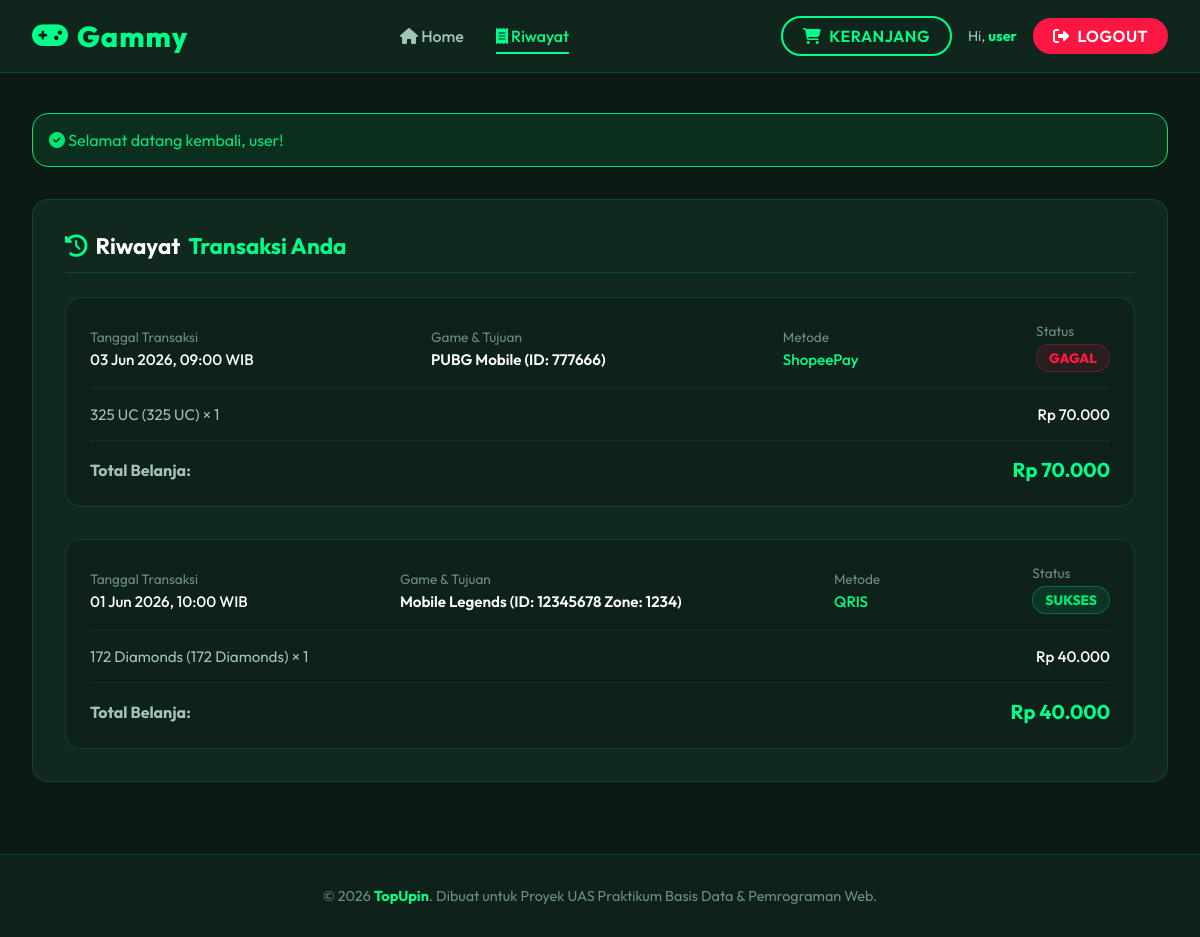
The page /pages/history.php (signed in) on the database its author committed.
### tables this page shows
CREATE TABLE IF NOT EXISTS transactions (
    id_transaksi INT PRIMARY KEY AUTO_INCREMENT,
    id_user INT NOT NULL,
    game_account_id VARCHAR(50) NOT NULL,
    game_zone_id VARCHAR(50),
    tgl_transaksi DATETIME DEFAULT CURRENT_TIMESTAMP,
    total_harga INT NOT NULL,
    status ENUM('pending', 'sukses', 'gagal') DEFAULT 'pending',
    metode_pembayaran VARCHAR(50),
    FOREIGN KEY (id_user) REFERENCES users(id_user) ON DELETE CASCADE
);

### pages/history.php (the view, shortened to what this page needs)
<?php
require_once '../config/database.php';
include '../includes/header.php';
$username = $_SESSION['user']['username'];
$transactions = [];
try {
    $stmt = $pdo->prepare("
        SELECT * FROM view_laporan_transaksi
        WHERE username = ?
        ORDER BY tgl_transaksi DESC
    ");
    $stmt->execute([$username]);
    $rows = $stmt->fetchAll();
    foreach ($rows as $row) {
        $id = $row['id_transaksi'];
        if (!isset($transactions[$id])) {
            $transactions[$id] = [
                'id_transaksi' => $row['id_transaksi'],
                'tgl_transaksi' => $row['tgl_transaksi'],
                'game_account_id' => $row['game_account_id'],
                'game_zone_id' => $row['game_zone_id'],
                'metode_pembayaran' => $row['metode_pembayaran'],
                'status' => $row['status'],
                'nama_game' => $row['nama_game'],
                'items' => [],
                'total' => 0
            ];
        }
        $transactions[$id]['items'][] = [
            'nama_produk' => $row['nama_produk'],
            'nominal' => $row['nominal'],
            'harga_satuan' => $row['harga_satuan'],
            'qty' => $row['qty'],
            'subtotal' => $row['subtotal']
        ];
        $transactions[$id]['total'] += $row['subtotal'];
    }
} catch (PDOException $e) {
    echo '<div class="panel alert" style="background: rgba(255, 23, 68, 0.1); border-color: var(--danger); color: var(--danger);">' . $e->getMessage() . '</div>';
}
?>
<div class="panel">
    <h2 class="panel-title">
        <i class="fa-solid fa-clock-rotate-left" style="color: var(--accent-primary);"></i> Riwayat <span>Transaksi Anda</span>
    </h2>
    <?php if (empty($transactions)): ?>
        <div style="text-align: center; padding: 3rem 1rem;">
            <i class="fa-solid fa-receipt" style="font-size: 4rem; color: var(--text-muted); margin-bottom: 1.5rem;"></i>
            <p style="color: var(--text-secondary); margin-bottom: 1.5rem;">Anda belum pernah melakukan transaksi.</p>
            <a href="../index.php" class="btn btn-primary"><i class="fa-solid fa-circle-plus"></i> Mulai Top Up Pertama</a>
        </div>
    <?php else: ?>
        <div style="display: flex; flex-direction: column; gap: 2rem;">
            <?php foreach ($transactions as $tx): ?>
                <div style="background: var(--bg-secondary); border: 1px solid var(--glass-border); border-radius: var(--radius-md); padding: 1.5rem; transition: var(--transition);">
                    <div style="display: flex; justify-content: space-between; align-items: center; flex-wrap: wrap; gap: 1rem; border-bottom: 1px solid rgba(255, 255, 255, 0.05); padding-bottom: 1rem; margin-bottom: 1rem;">
                        <div>
                            <span style="color: var(--text-muted); font-size: 0.85rem;">Tanggal Transaksi</span>
                            <div style="font-weight: 500; font-size: 0.95rem; margin-top: 0.25rem;">
                                <?= date('d M Y, H:i', strtotime($tx['tgl_transaksi'])) ?> WIB
                            </div>
                        </div>
                        <div>
                            <span style="color: var(--text-muted); font-size: 0.85rem;">Game & Tujuan</span>
                            <div style="font-weight: 600; font-size: 0.95rem; margin-top: 0.25rem; color: var(--text-primary);">
                                <?= htmlspecialchars($tx['nama_game']) ?> (ID: <code><?= htmlspecialchars($tx['game_account_id']) ?></code><?= !empty($tx['game_zone_id']) ? ' Zone: <code>' . htmlspecialchars($tx['game_zone_id']) . '</code>' : '' ?>)
                            </div>
                        </div>
                        <div>
                            <span style="color: var(--text-muted); font-size: 0.85rem;">Metode</span>
                            <div style="font-weight: 500; font-size: 0.95rem; margin-top: 0.25rem; color: var(--accent-primary);">
                                <?= htmlspecialchars($tx['metode_pembayaran']) ?>
                            </div>
                        </div>
                        <div>
                            <span style="color: var(--text-muted); font-size: 0.85rem; display: block; margin-bottom: 0.25rem;">Status</span>
                            <span class="status-badge status-<?= $tx['status'] ?>"><?= $tx['status'] ?></span>
                        </div>
                    </div>
                    <div style="display: flex; flex-direction: column; gap: 0.75rem; margin-bottom: 1rem;">
                        <?php foreach ($tx['items'] as $item): ?>
                            <div style="display: flex; justify-content: space-between; align-items: center; font-size: 0.95rem;">
                                <div style="color: var(--text-secondary);">
                                    <?= htmlspecialchars($item['nama_produk']) ?> (<?= htmlspecialchars($item['nominal']) ?>) &times; <?= $item['qty'] ?>
                                </div>
                                <div style="font-weight: 500;">
                                    Rp <?= number_format($item['subtotal'], 0, ',', '.') ?>
                                </div>
                            </div>
                        <?php endforeach; ?>
                    </div>
                    <div style="display: flex; justify-content: space-between; align-items: center; border-top: 1px solid rgba(255, 255, 255, 0.05); padding-top: 1rem; font-weight: 700;">
                        <span style="color: var(--text-secondary);">Total Belanja:</span>
                        <span style="color: var(--accent-primary); font-size: 1.25rem;">Rp <?= number_format($tx['total'], 0, ',', '.') ?></span>
                    </div>
                </div>
            <?php endforeach; ?>
        </div>
    <?php endif; ?>
</div>
<?php
include '../includes/footer.php';
?>

### assets/css/style.css (style rules this page uses)
:root { --bg-primary: #0B1A14; --bg-secondary: #0E211A; --bg-card: #11281F; --accent-primary: #00FF88; --accent-secondary: #00D270; --text-primary: #ffffff; --text-secondary: #a3c4b5; --text-muted: #6b8f80; --success: #00e676; --danger: #ff1744; --warning: #ffea00; --glass-bg: rgba(17, 40, 31, 0.9); --glass-border: rgba(0, 255, 136, 0.15); --radius-sm: 8px; --radius-md: 16px; --radius-lg: 24px; --transition: all 0.3s cubic-bezier(0.4, 0, 0.2, 1); }
* { margin: 0; padding: 0; box-sizing: border-box; font-family: 'Outfit', sans-serif; }
body { background-color: var(--bg-primary); color: var(--text-primary); min-height: 100vh; display: flex; flex-direction: column; overflow-x: hidden; }
.panel { background: var(--bg-card); border-radius: var(--radius-md); border: 1px solid var(--glass-border); padding: 2rem; margin-bottom: 2rem; }
.panel-title { font-size: 1.4rem; font-weight: 700; margin-bottom: 1.5rem; display: flex; align-items: center; gap: 0.5rem; border-bottom: 1px solid var(--glass-border); padding-bottom: 0.75rem; }
.panel-title span { color: var(--accent-primary); }
.status-badge { padding: 0.25rem 0.75rem; border-radius: 50px; font-size: 0.85rem; font-weight: 800; text-transform: uppercase; display: inline-block; }
.status-sukses { background: rgba(0, 230, 118, 0.1); color: var(--success); border: 1px solid rgba(0, 230, 118, 0.3); }
.status-gagal { background: rgba(255, 23, 68, 0.1); color: var(--danger); border: 1px solid rgba(255, 23, 68, 0.3); }

### rows shown on the page
transactions: tgl_transaksi "03 Jun 2026, 09:00", nama_game "PUBG Mobile", game_account "777666", metode_pembayaran "ShopeePay", status "GAGAL", nama_produk "325 UC", nominal "325 UC", qty "1", subtotal "70.000", total "70.000"
transactions: tgl_transaksi "01 Jun 2026, 10:00", nama_game "Mobile Legends", game_account "12345678", game_zone "1234", metode_pembayaran "QRIS", status "SUKSES", nama_produk "172 Diamonds", nominal "172 Diamonds", qty "1", subtotal "40.000", total "40.000"

### other values the page prints
$_SESSION['user']['username'] "user"
$_SESSION['success'] "Selamat datang kembali, user!"
